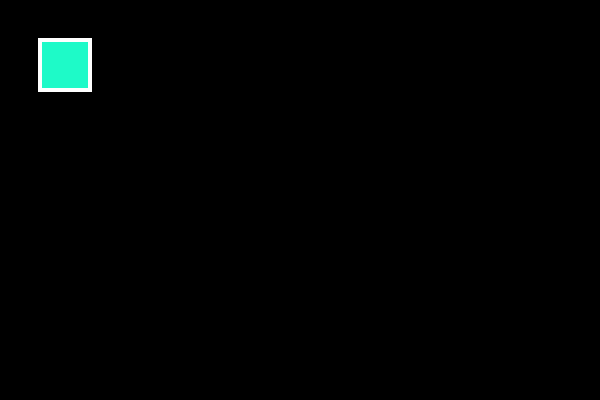
Frame 1 (no input)
Frame 60 (no input): identical to frame 1, image omitted
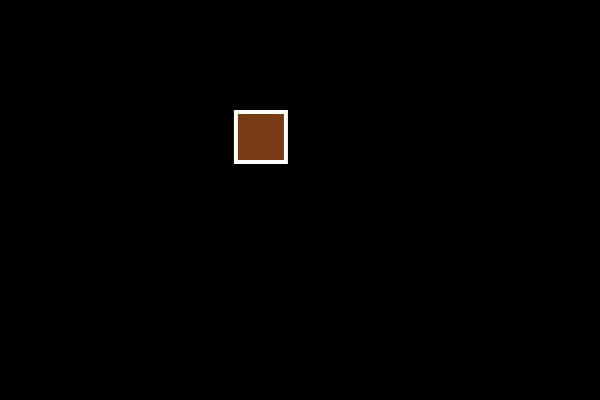
Frame 120 (the mouse pressed at the canvas centre since frame 60)

The p5.js sketch that drew these frames (run headless with seeded random() and noise() and a simulated clock; from frame 60 on, the mouse is pressed at the canvas centre):

// p5.js sketch
// ── sketch.js
var h = 400;
var speed = 4;

function setup() {
	createCanvas(600,400)
}

function draw() {
	var len = width/3

	background(0);
	stroke(255);
	strokeWeight(4);
	noFill();

	if (mouseX < len ) {
		fill(30,250,200);
		rect(40,40,50,50);

	}
	else if (mouseX < 2*len){
		//rand = random(-20,20)

		fill(120,60,20);
		rect(random(len, len + 40), random(100, 160), 50, 50);

	}
	else if (mouseX < 3*len) {

		fill(30,60,90);
		rect(random( 2*len+20, 2*len+150), h, 50 ,50);

		stroke(200);
		strokeWeight(3);
		fill(30,60,190, 200);
		rect( 2*len + 40,h,100,50);

		if (h < 5  || h > 405) { speed = -speed}

		h -=speed; 
	}

}
